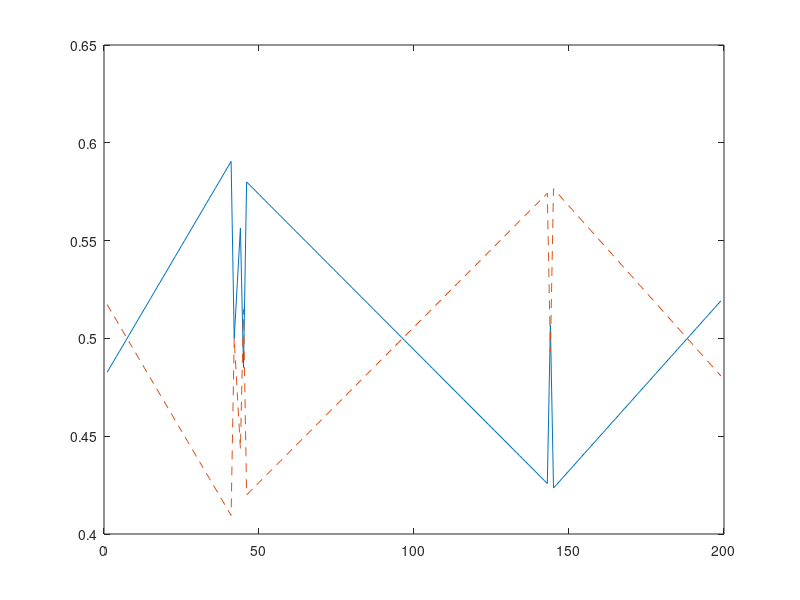
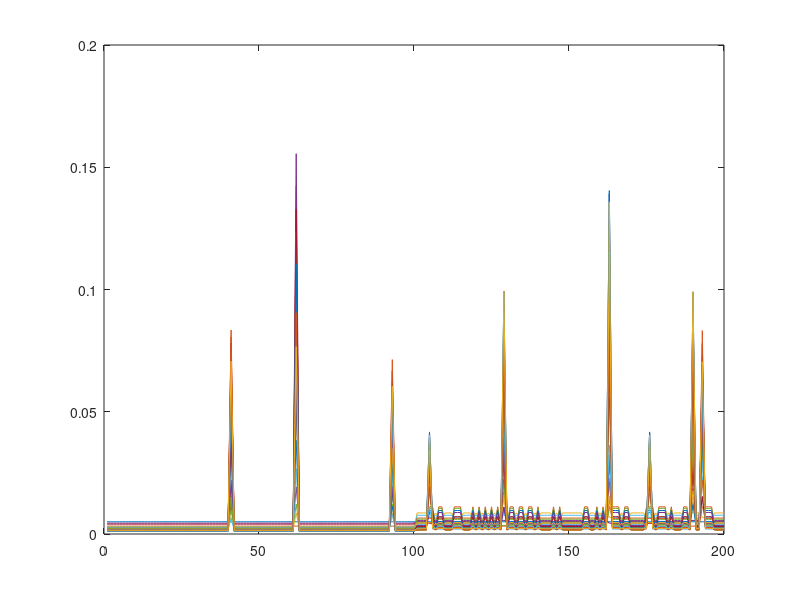
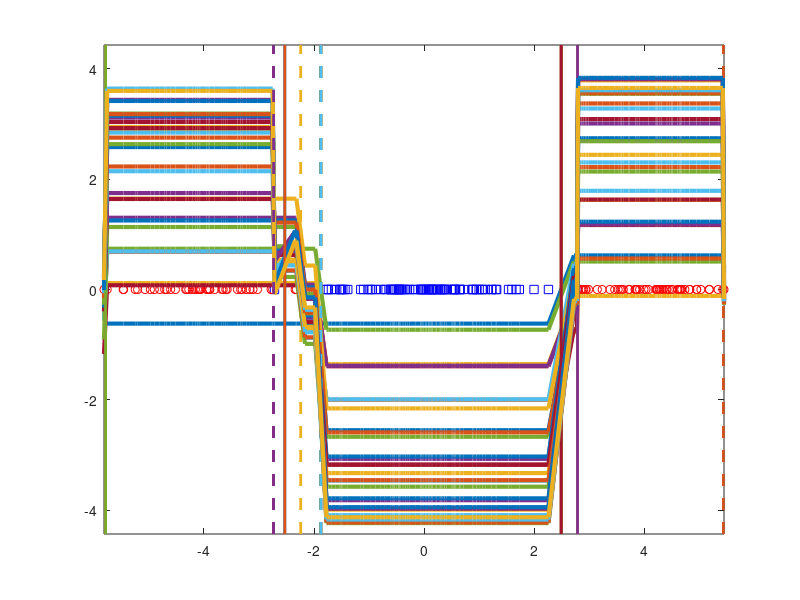

MATLAB code for these plots, in order:
% Generate data in 2D
num = 100;
dataset.D = 1; % One dimensional
x = randn(num,1);
r = randn(num,1) + 4;
th = pi*(rand(num,1)>0.5);
y = r.*cos(th);
dataset.X = [x;y];
dataset.y = [-ones(num,1);+ones(num,1)];
dataset.N = length(dataset.y);
dataset.xmax = max(dataset.X);
dataset.xmin = min(dataset.X);
clear x r th y num;

figure(10); clf;

% Plot dataset
%plot_data(dataset);
figure(30); clf;
for i=1:dataset.N
    if dataset.y(i) > 0
        plot(dataset.X(i),0,'ro'); hold on;
    else
        plot(dataset.X(i),0,'bs'); hold on;
    end
end
axis equal;

% Perform encoding by applying AdaBoost algorithm using stumps
enc.T = 30; % Number of classifiers
enc.t = zeros(enc.T,1); % Thresholds
enc.f = zeros(enc.T,1); % Feature indexes
enc.v = zeros(enc.T,1); % Left leaf value either -1 or +1
enc.a = zeros(enc.T,1); % Weak learner weights
enc.w = ones(dataset.N,1)/dataset.N; % Weights

figure(20); clf;
plot(enc.w); hold on;

% Loop over weak classifiers
for i=1:enc.T
    % Loop over dimensions
    bestmin = inf;
    bestind = 0;
    bestthresh = 0;
    for d=1:dataset.D
        % Extract the data for this dimension and sort it
        x = dataset.X(:,d); % Data
        [x,ind] = sort(x,'ascend'); % Sort
        y = dataset.y(ind); % Targets
        w = enc.w(ind); % Weights

        % Try all the splits and compute the error assuming stumps
        themin = inf;
        minind = 0;

        nlefta = 0; % Number of errors to the left of the splitpoint
        nrighta = sum(w.*(y ~= +1)); % Number of errors to the right of the split point
        errora = zeros(dataset.N-1,1);

        nleftb = 0;
        nrightb = sum(w.*(y ~= -1));
        errorb = zeros(dataset.N-1,1);

        for s = 1:dataset.N-1 % Loop over splits
            nlefta = nlefta + w(s)*(y(s) ~= -1);
            nrighta = nrighta - w(s)*(y(s) ~= +1);
            errora(s) = nlefta + nrighta;

            if errora(s) < themin
                themin = errora(s);
                thesense = -1;
                minind = s;
            end

            nleftb = nleftb + w(s)*(y(s) ~= +1);
            nrightb = nrightb - w(s)*(y(s) ~= -1);
            errorb(s) = nleftb + nrightb;

            if errorb(s) < themin
                themin = errorb(s);
                thesense = +1;
                minind = s;
            end
        end
        if themin < bestmin
            bestmin = themin;
            bestind = d;
            bestthresh = 0.5*(x(minind) + x(minind+1));
            bestsense = thesense;
        end
        
        % Plotting
        figure(10);
        plot(errora); hold on;
        plot(errorb,'--'); hold on;
    end
    figure(10);
    hold off;
    
    % Build the weak learner
    enc.f(i) = bestind;
    enc.t(i) = bestthresh;
    enc.v(i) = bestsense; % Left leaf value
    enc.a(i) = 0.5*log((1-bestmin)/bestmin);

    % Update the weights
    logic = dataset.X(:,enc.f(i)) <= enc.t(i);
    y = ones(dataset.N,1);
    y(logic) = enc.v(i);
    y(~logic) = -enc.v(i);
    w = enc.w .* exp(-enc.a(i)*(dataset.y .* y));
    enc.w = w./sum(w);

    % What is the error rate up to this point?
    H = zeros(dataset.N,1);
    for j=1:i
        logic = dataset.X(:,enc.f(j)) <= enc.t(j);
        y = ones(dataset.N,1);
        y(logic) = enc.v(j);
        y(~logic) = -enc.v(j);
        H = H + enc.a(j)*y;
    end
    figure(30); hold on;
    [~,Hind] = sort(dataset.X);
    plot(dataset.X(Hind),H(Hind),'LineWidth',3); hold on;

    H = sign(H);
    err_rate = sum(H ~= dataset.y)/dataset.N;
    fprintf("Iteration = %2d, error rate = %f\n",i,err_rate);
    
    figure(20);
    plot(enc.w); hold on;
    figure(30); ax = axis;
    if enc.v(i) == -1
        plot(enc.t(i)*[1 1],ax(3:4),'LineWidth',2);
    else
        plot(enc.t(i)*[1 1],ax(3:4),'--','LineWidth',2);
    end
    pause;
end
figure(30); hold off;
figure(20); hold off;
figure(10); hold off;